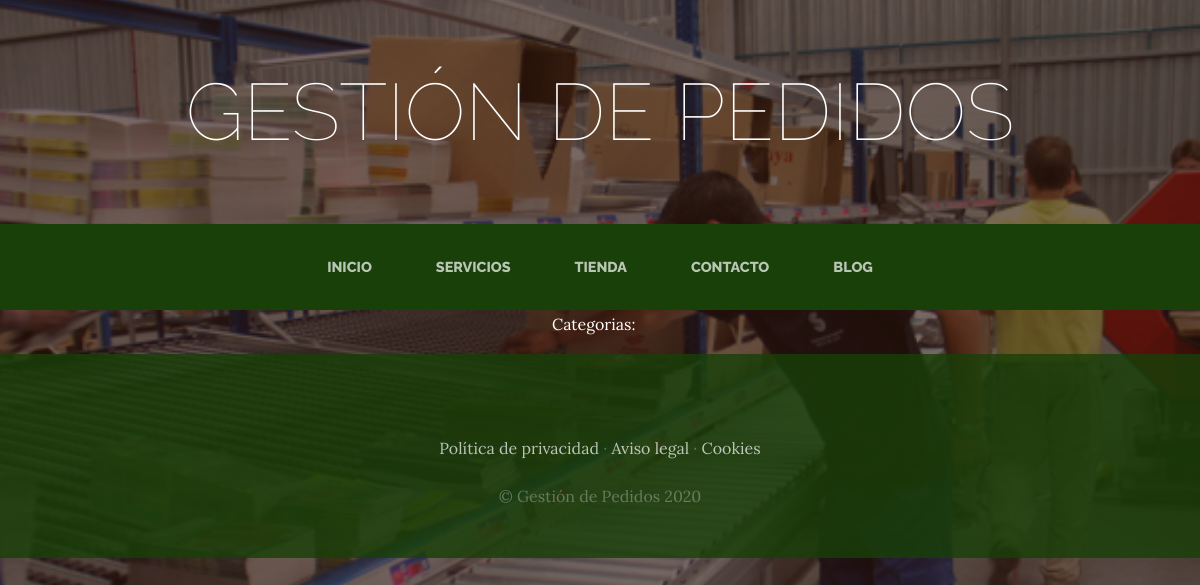
/blog/Categoria/1/, run on an earlier commit of the app's database.
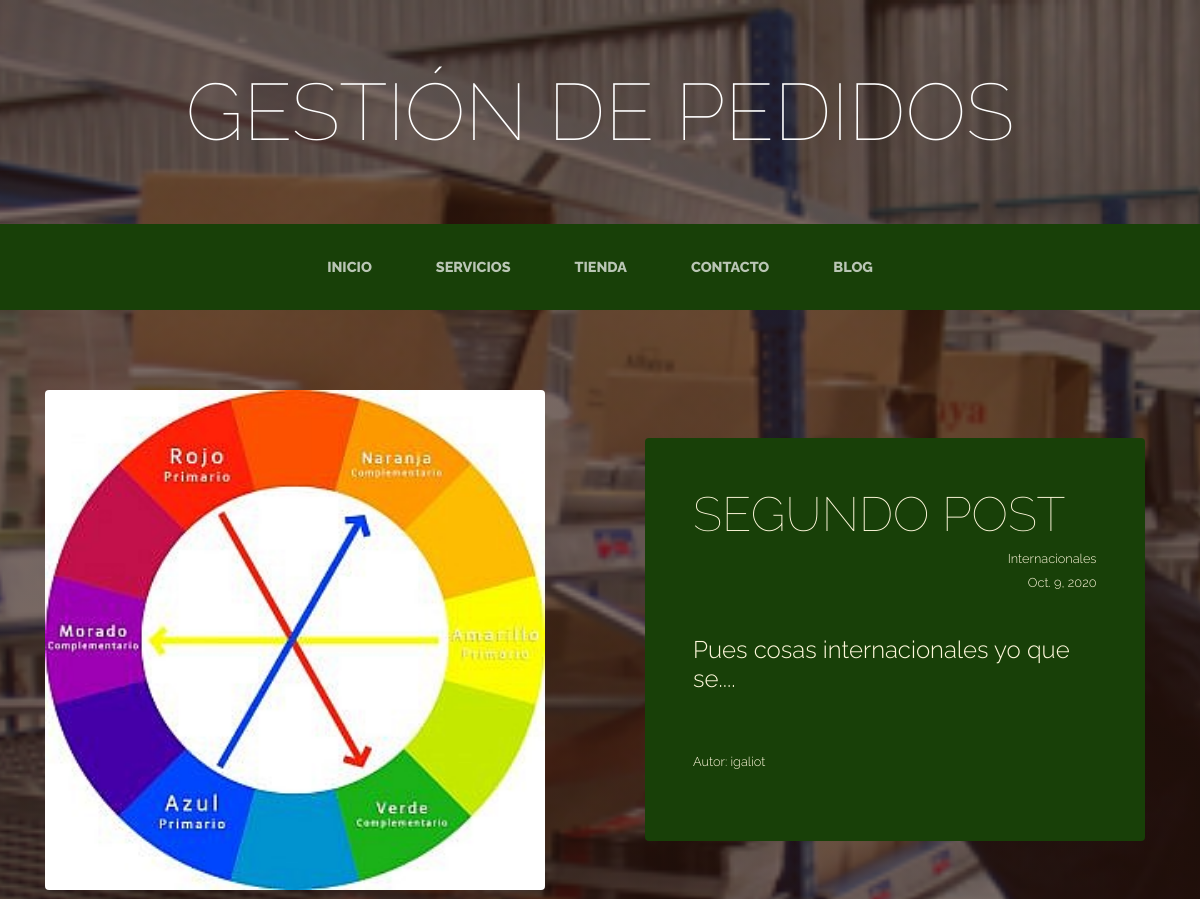
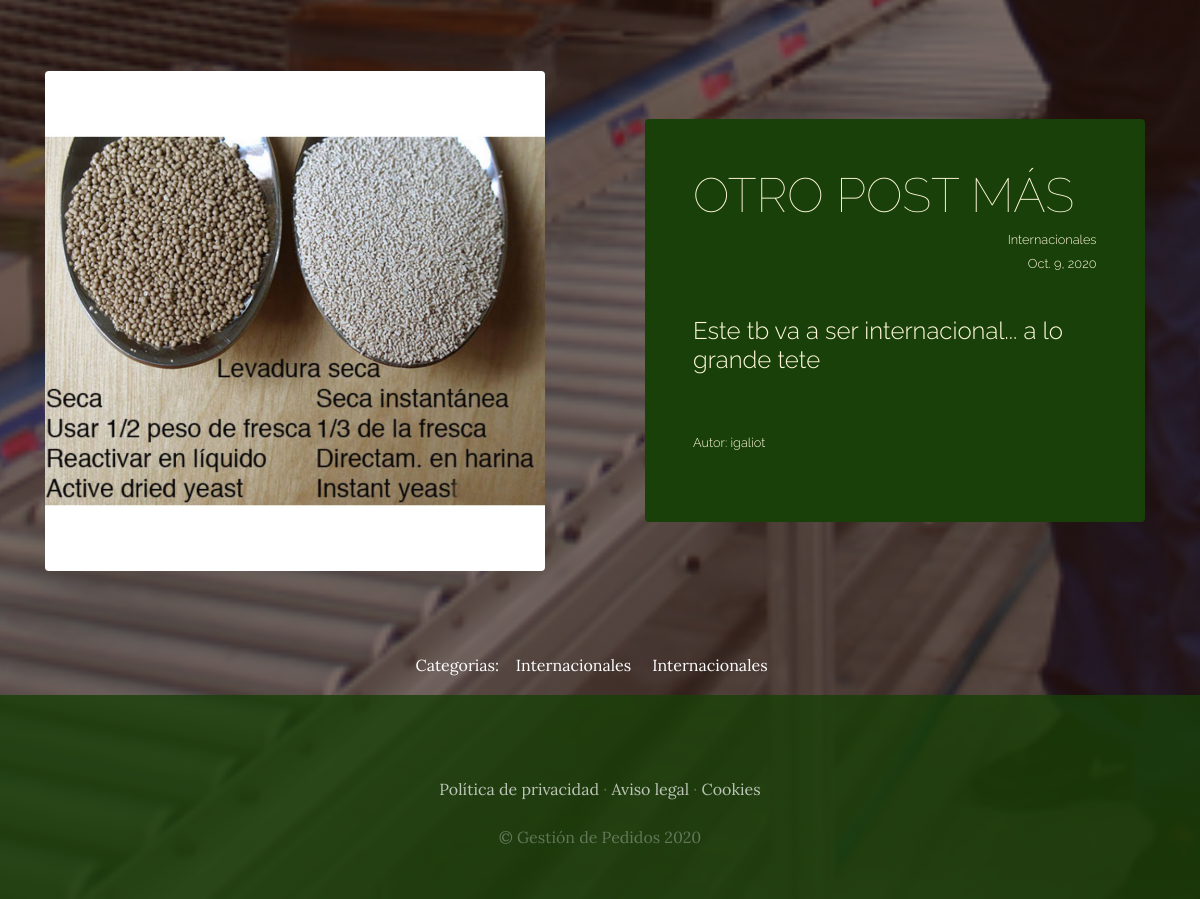
And on a later commit of the database (2 pictures, top to bottom).
### WebAppBlog/models.py (models this page shows, shortened)
class post(models.Model):
    titulo = models.CharField(
        max_length=50, verbose_name="Título del post")
    contenido = models.CharField(
        max_length=512, verbose_name="Contenido del post")
    imagen = models.ImageField(
        verbose_name="Imagen del servicio", upload_to='blog/img', null=True, blank=True)
    autor = models.ForeignKey(User, on_delete=models.CASCADE)
    categorias = models.ManyToManyField(categoria)
    created = models.DateField(
        auto_now_add=True, verbose_name="Fecha de creación")
    updated = models.DateField(
        auto_now_add=True, verbose_name="Fecha de actualización")
    class Meta:
        verbose_name = "post"
        verbose_name_plural = "posts"

class categoria(models.Model):
    nombre = models.CharField(
        max_length=50, verbose_name="Categoria")
    created = models.DateField(
        auto_now_add=True, verbose_name="Fecha de creación")
    updated = models.DateField(
        auto_now_add=True, verbose_name="Fecha de actualización")
    class Meta:
        verbose_name = "Categoria"
        verbose_name_plural = "Categorias"

### WebAppBlog/views.py (the view)
# urls.py: path('Categoria/<int:categoria_id>/', views.categoria, name="Categoria"),
def categoria(request, categoria_id):
    posts = post.objects.filter(categorias=categoria_id)
    return render(request, "WebAppBlog/Categoria.html", {"categoria": categoria_id, "posts": posts})

### WebAppBlog/templates/WebAppBlog/Categoria.html
{% extends 'WebAppProject/base.html' %} {% load static %} {% block content %}
{%for post in posts%}
<section class="page-section clearfix">
  <div class="container">
    <div class="intro">
      <img
        class="intro-img img-fluid mb-3 mb-lg-0 rounded"
        src="{{post.imagen.url}}"
        alt="{{post.titulo}}"
        style="width: 500px"
      />
      <div class="intro-text left-0 text-center bg-faded p-5 rounded">
        <h2 class="section-heading mb-4">
          <span class="section-blog-title">{{post.titulo}}</span>
          <span class="section-blog-cat">
            {%for categoria in post.categorias.all%}
              {{categoria.nombre}}
            {% endfor %}
          </span>
          <span class="section-blog-data">{{post.updated}}</span>
          <br />
          <span class="section-blog-content">{{post.contenido}}</span>
          <span class="section-blog-author">Autor: {{post.autor}}</span>
        </h2>
      </div>
    </div>
  </div>
</section>
{% endfor %}
<section>
  <div class="section-categories">
    <p>
      Categorias:&nbsp;&nbsp;&nbsp;
      {%for post in posts%}
        {%for categoria in post.categorias.all%}
          {{categoria.nombre}} &nbsp;&nbsp;&nbsp;
        {% endfor %}
      {% endfor %}
    </p>
  </div>
</section>
{% endblock %}

### WebAppProject/templates/WebAppProject/base.html (shortened to what this page needs)
<html>
  <head>
    {% load static %}
    <link
      href="{% static 'WebAppProject/vendor/bootstrap/css/bootstrap.min.css' %}"
      rel="stylesheet"
    />
    <link
      href="{% static 'WebAppProject/css/gestion.css' %}"
      rel="stylesheet"
    />
  </head>
  <body>
    <h1 class="site-heading text-center text-white d-none d-lg-block">
      <span class="site-heading-lower">Gestión de Pedidos</span>
    </h1>
    <nav class="navbar navbar-expand-lg navbar-dark py-lg-4" id="mainNav">
      <div class="container">
        <div class="collapse navbar-collapse" id="navbarResponsive">
          <ul class="navbar-nav mx-auto">
            <li
              class="nav-item {% if request.path == '/' %} active {% endif %} px-lg-4"
            >
              <a
                class="nav-link text-uppercase text-expanded"
                href="{% url 'Home' %}"
                >Inicio</a
              >
            </li>
            <li
              class="nav-item {% if request.path == '/servicios/' %} active {% endif %} px-lg-4"
            >
              <a
                class="nav-link text-uppercase text-expanded"
                href="{% url 'Servicios' %}"
                >Servicios</a
              >
            </li>
            <li
              class="nav-item {% if request.path == '/tienda/' %} active {% endif %} px-lg-4"
            >
              <a
                class="nav-link text-uppercase text-expanded"
                href="{% url 'Tienda' %}"
                >Tienda</a
              >
            </li>
            <li
              class="nav-item {% if request.path == '/contacto/' %} active {% endif %} px-lg-4"
            >
              <a
                class="nav-link text-uppercase text-expanded"
                href="{% url 'Contacto' %}"
                >Contacto</a
              >
            </li>
            <li
              class="nav-item {% if request.path == '/blog/' %} active {% endif %} px-lg-4"
            >
              <a
                class="nav-link text-uppercase text-expanded"
                href="{% url 'Blog' %}"
                >Blog</a
              >
            </li>
          </ul>
        </div>
      </div>
    </nav>
    {% block content %} {% endblock %}
    <footer class="footer text-faded text-center py-5">
      <div class="container">
        <p class="m-0 mbt">
          <a href="sample.html" class="link">Política de privacidad</a> ·
          <a href="sample.html" class="link">Aviso legal</a> ·
          <a href="sample.html" class="link">Cookies</a>
        </p>
        <p class="m-0 mbt1">&copy; Gestión de Pedidos 2020</p>
      </div>
    </footer>
  </body>
</html>

### WebAppProject/static/WebAppProject/css/gestion.css (style rules this page uses)
body { font-family: "Lora"; background: linear-gradient(rgba(47, 23, 15, 0.65), rgba(47, 23, 15, 0.65)), url("../img/bg_main.jpg"); background-attachment: fixed; background-position: center; background-size: cover; }
h1, h2, h3, h4, h5, h6 { font-family: "Raleway"; }
p { line-height: 1.75; }
.text-faded { color: rgba(255, 255, 255, 0.3); }
.site-heading { margin-top: 5rem; margin-bottom: 5rem; text-transform: uppercase; line-height: 1; font-family: "Raleway"; }
.site-heading .site-heading-lower { font-size: 5rem; font-weight: 100; line-height: 4rem; }
.page-section { margin-top: 5rem; margin-bottom: 5rem; }
.section-heading { text-transform: uppercase; }
.section-heading .section-blog-author { display: block; font-size: 0.8rem; text-transform: none; text-align: left; font-weight: 300; margin-top: 60px; }
.section-heading .section-blog-title { display: block; font-size: 3rem; font-weight: 100; text-align: left; }
.section-heading .section-blog-data { display: block; font-size: 0.8rem; text-transform: none; text-align: right; font-weight: 300; margin-top: 0.5rem; }
.section-heading .section-blog-cat { display: block; font-size: 0.8rem; text-transform: none; text-align: right; font-weight: 300; margin-top: 0.5rem; }
.section-heading .section-blog-content { display: block; font-size: 1.5rem; text-transform: none; font-weight: 300; margin-top: 0.5rem; text-align: left; }
.section-categories { width: 75%; margin: auto; text-align: center; color: white; }
.bg-faded { background-color: rgba(255, 255, 255, 0.85); }
#mainNav { background-color: rgba(24, 64, 8); font-family: "Raleway"; }
#mainNav .navbar-nav .nav-item .nav-link { color: rgba(255, 255, 255, 0.7); font-weight: 800; }
@media (min-width: 992px) { #mainNav .navbar-nav .nav-item .nav-link { font-size: 0.9rem; } }
.intro { position: relative; }
@media (min-width: 992px) { .intro .intro-img { width: 75%; float: left; } }
@media (min-width: 992px) { .intro .intro-text { left: 600; width: 60%; margin-top: 3rem; background-color: rgba(24, 64, 8); color: cornsilk; position: absolute; } }
@media (min-width: 1200px) { .intro .intro-text { width: 45%; } }
.footer { background-color: rgba(24, 64, 8, 0.8); }
.mbt { padding-top: 2rem; }
.mbt1 { padding-top: 1.25rem; }
a.link { color: rgba(255, 255, 255, 0.7); }

What changed in the data, as far as the page shows it:
added post: imagen (picture), titulo "SEGUNDO POST", updated "Oct. 9, 2020", contenido "Pues cosas internacionales yo que se....", autor "igaliot"
now on this page (row unchanged): categoria: nombre "Internacionales"
added post: imagen (picture), titulo "OTRO POST MÁS", updated "Oct. 9, 2020", contenido "Este tb va a ser internacional... a lo grande tete", autor "igaliot"
